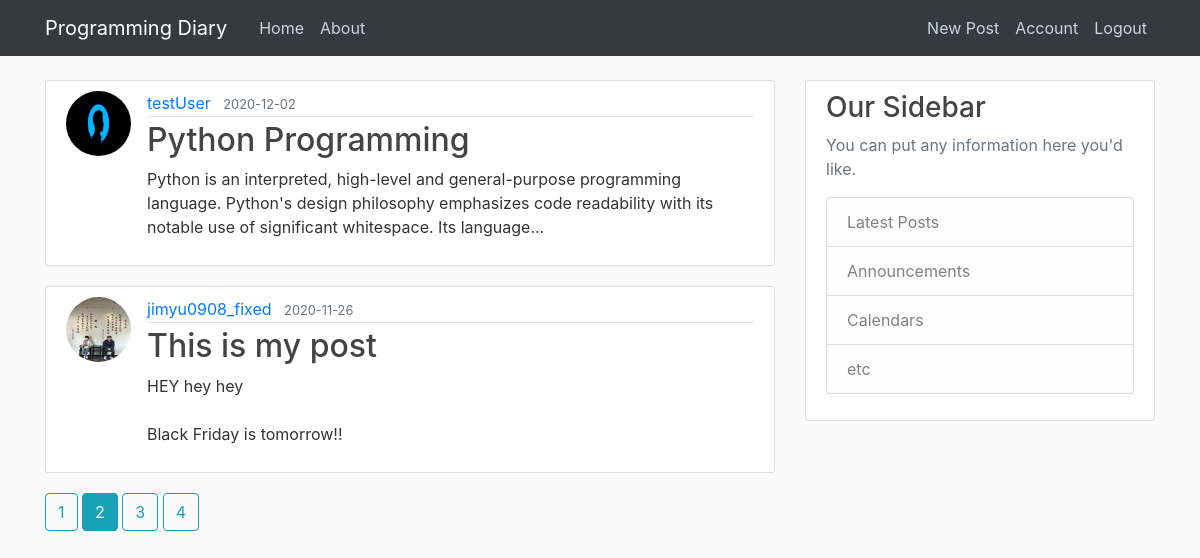
Page /home?page=2 (signed in) on the committed database.
### blog/models.py (models this page shows, shortened)
class Post(db.Model):
    id = db.Column(db.Integer, primary_key=True)
    title = db.Column(db.String(100), nullable=False)
    date_posted = db.Column(db.DateTime, nullable=False, default=datetime.utcnow)
    content = db.Column(db.Text, nullable=False)
    user_id = db.Column(db.Integer, db.ForeignKey('user.id'), nullable=False)

class User(db.Model, UserMixin):
    id = db.Column(db.Integer, primary_key=True)
    username = db.Column(db.String(20), unique=True, nullable=False)
    email = db.Column(db.String(120), unique=True, nullable=False)
    image_file = db.Column(db.String(20), nullable=False, default='default.jpg')
    password = db.Column(db.String(60), nullable=False)
    posts = db.relationship('Post', backref='author', lazy=True) # clarify relationship between tables

### blog/main/routes.py (the view)
@main.route("/")
@main.route("/home")
def home():
    page = request.args.get('page', 1, type=int)
    posts = Post.query.order_by(Post.date_posted.desc()).paginate(page=page, per_page=2)
    return render_template('home.html', posts=posts)

### blog/models.py (called while the page is built)
@login_manager.user_loader
def load_user(user_id):
    return User.query.get(int(user_id))

### blog/templates/home.html
{% extends "layout.html" %}
{% block content %}
    {% for post in posts.items %}
        <article class="media content-section">
            <img class="rounded-circle article-img" src="{{ url_for('static', filename='profile_pics/' + post.author.image_file) }}" alt="profile">
            <div class="media-body">
                <div class="article-metadata">
                    <a class="mr-2" href="{{ url_for('users.user_posts', username=post.author.username) }}">{{ post.author.username }}</a>
                    <small class="text-muted" href="#">{{ post.date_posted.strftime('%Y-%m-%d') }}</small>
                </div>
                <h2><a class="article-title" href="{{ url_for('posts.post', post_id=post.id) }}">{{ post.title }}</a></h2>
                <p class="article-content">{{ post.content | truncate(200) }}</p>
            </div>
        </article>
    {% endfor %}
    {% for page_num in posts.iter_pages(left_edge=1, right_edge=1, left_current=1, right_current=2) %}
        {% if page_num %}
            {% if posts.page == page_num %}
                <a class="btn btn-info mb-4" href="{{ url_for('main.home', page=page_num) }}">{{ page_num }}</a>
            {% else %}
                <a class="btn btn-outline-info mb-4" href="{{ url_for('main.home', page=page_num) }}">{{ page_num }}</a>
            {% endif %}
        {% else %}
            ...
        {% endif %}
    {% endfor %}
{% endblock content %}

### blog/static/main.css (style rules this page uses)
body { background: #fafafa; color: #333333; margin-top: 5rem; }
h1, h2, h3, h4, h5, h6 { color: #444444; }
.content-section { background: #ffffff; padding: 10px 20px; border: 1px solid #dddddd; border-radius: 3px; margin-bottom: 20px; }
.article-title { color: #444444; }
.article-content { white-space: pre-line; }
.article-img { height: 65px; width: 65px; margin-right: 16px; }
.article-metadata { padding-bottom: 1px; margin-bottom: 4px; border-bottom: 1px solid #e3e3e3 }

### rows in the picture
Post: image_file (placeholder picture), author.username "testUser", date_posted "2020-12-02", title "Python Programming", content "Python is an interpreted, high-level and general-purpose programming language. Python's design philosophy emphasizes code readability with its notable use of significant whitespace. Its language..."
Post: image_file (picture), author.username "jimyu0908_fixed", date_posted "2020-11-26", title "This is my post", content "HEY hey hey Black Friday is tomorrow!!"

### other values in the picture
{{ page_num }} "1" "3" "4"
{{ page_num }} "2"
